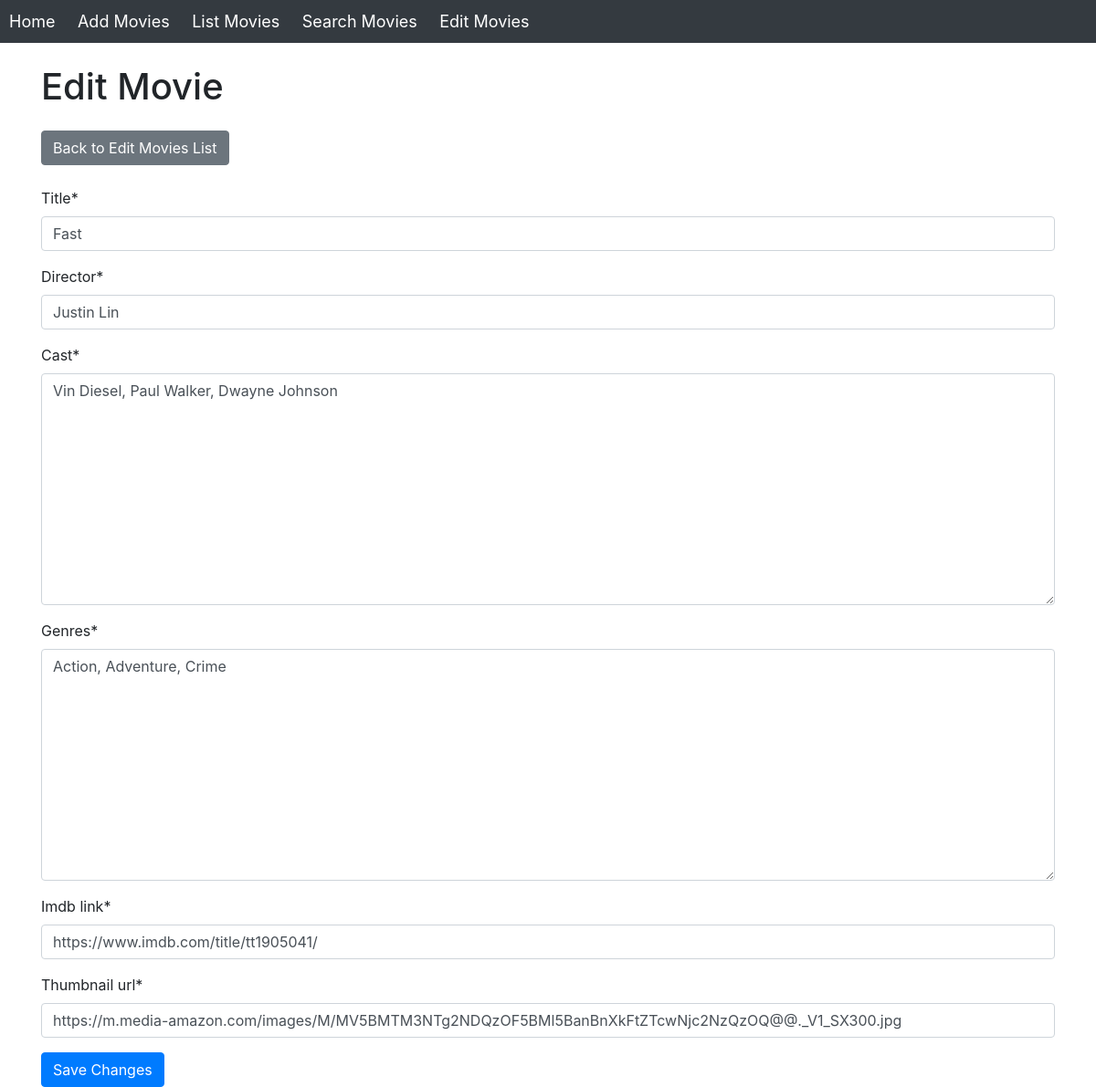
Page /movies/35/edit/ on the committed database.
### movies/models.py (models this page shows, shortened)
class Movie(models.Model):
    title = models.CharField(max_length=255)
    director = models.CharField(max_length=255)
    cast = models.TextField()
    genres = models.TextField()
    imdb_link = models.URLField()
    thumbnail_url = models.URLField()

### movies/views.py (the view)
# urls.py: path('<int:pk>/edit/', views.movie_edit, name='movie_edit'),
def movie_edit(request, pk):
    movie = get_object_or_404(Movie, pk=pk)
    if request.method == 'POST':
        form = MovieForm(request.POST, instance=movie)
        if form.is_valid():
            movie_title = form.cleaned_data['title']
            movie_data = fetch_movie_data(movie_title)
            if movie_data.get('Response') == 'True':
                form.instance.thumbnail_url = movie_data.get('Poster')
                form.instance.imdb_link = f"https://www.imdb.com/title/{movie_data.get('imdbID')}/"
            form.save()
            return redirect('edit_movie_list')
    else:
        form = MovieForm(instance=movie)
    return render(request, 'movies/movie_edit.html', {'form': form, 'movie': movie})

### movies/forms.py
class MovieForm(forms.ModelForm):
    class Meta:
        model = Movie
        fields = '__all__'

### movies/templates/movies/movie_edit.html (shortened to what this page needs)
{% extends 'movies/base.html' %}
{% load crispy_forms_tags %}
{% block content %}
  <div class="container mt-4">
    <h1 class="mb-4">Edit Movie</h1>
    <a href="{% url 'edit_movie_list' %}" class="btn btn-secondary mb-4">Back to Edit Movies List</a>
    <form method="post" enctype="multipart/form-data">
      {{ form|crispy }}
      <button type="submit" class="btn btn-primary">Save Changes</button>
    </form>
  </div>
{% endblock %}

### movies/static/movies/css/base_styles.css (style rules this page uses)
body { background-color: #f8f9fa; color: #343a40; }

### rows in the picture
Movie: title "Fast", director "Justin Lin", cast "Vin Diesel, Paul Walker, Dwayne Johnson", genres "Action, Adventure, Crime", imdb_link "https://www.imdb.com/title/tt1905041/", thumbnail_url "https://m.media-amazon.com/images/M/MV5BMTM3NTg2NDQzOF5BMl5BanBnXkFtZTcwNjc2NzQzOQ@@._V1_SX300.jpg"
